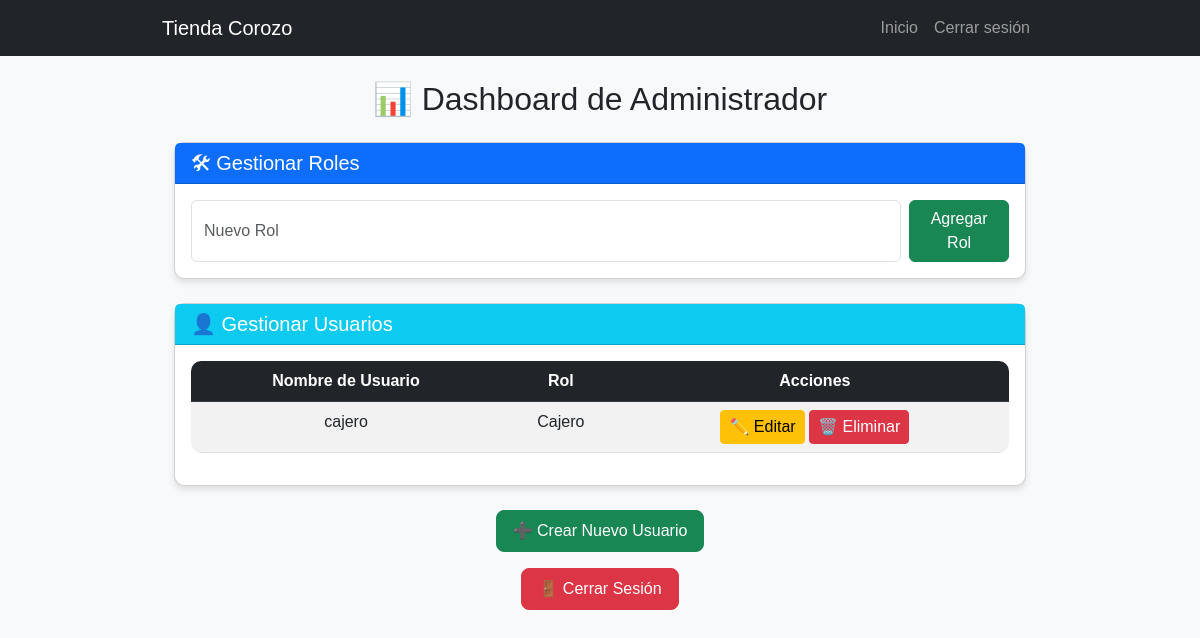
Before: /dashboard/ (signed in) with the older database file.
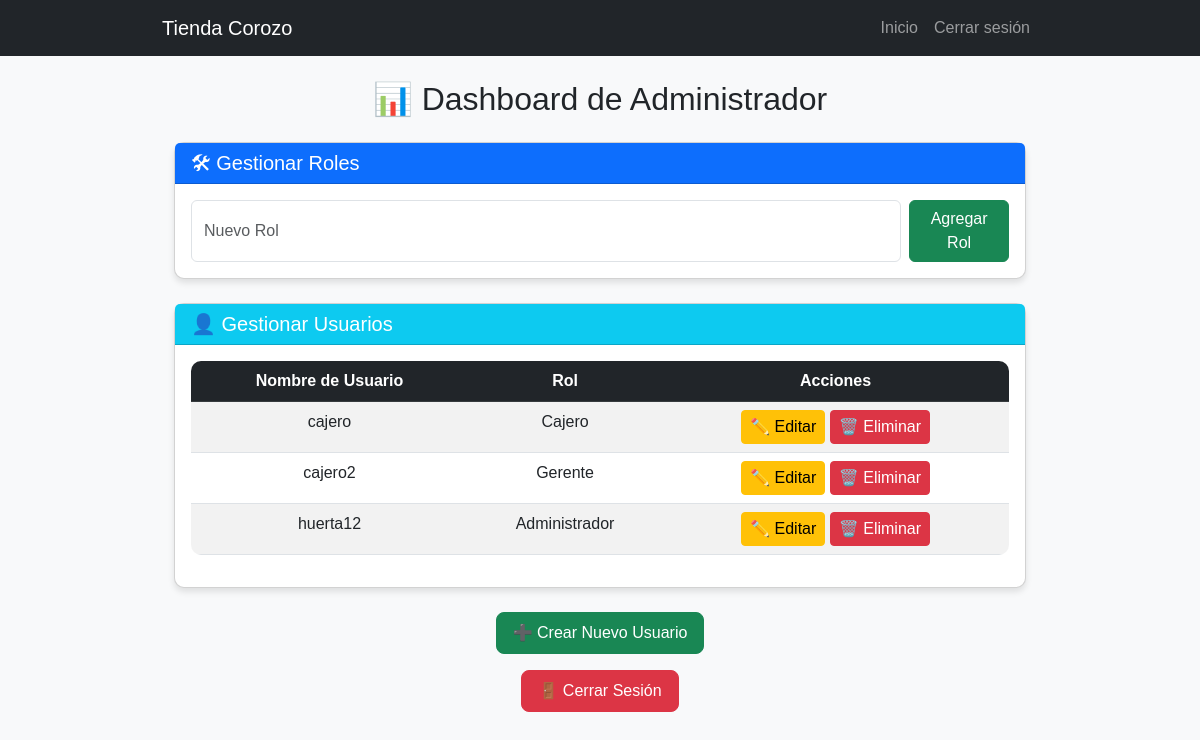
After: the same page with the newer database file.
### tasks/models.py (models this page shows, shortened)
class Usuario(models.Model):
    user = models.OneToOneField(User, on_delete=models.CASCADE)  # Usa la tabla de Django
    rol = models.ForeignKey(Rol, on_delete=models.CASCADE)

class Rol(models.Model):
    nombre_rol = models.CharField(max_length=50, unique=True)

### tasks/utils.py (the view)
    def wrapper(request, *args, **kwargs):
        if not request.user.is_superuser:
            return redirect('home')  # Redirige a home si el usuario no es superusuario
        return view_func(request, *args, **kwargs)

### tasks/context_processors.py (called while the page is built)
def rol_usuario(request):
    if request.user.is_authenticated:
        try:
            return {'user_rol': request.user.usuario.rol.nombre_rol}
        except:
            return {'user_rol': None}
    return {'user_rol': None}

### tasks/utils.py (called while the page is built)
def superuser_required(view_func):
    def wrapper(request, *args, **kwargs):
        if not request.user.is_superuser:
            return redirect('home')  # Redirige a home si el usuario no es superusuario
        return view_func(request, *args, **kwargs)
    return wrapper

### tasks/views.py (called while the page is built)
@superuser_required
def admin_dashboard(request):
    usuarios = Usuario.objects.all()
    roles = Rol.objects.all()
    return render(request, 'admin_dashboard.html', {'usuarios': usuarios, 'roles': roles})

### tasks/templates/admin_dashboard.html (shortened to what this page needs)
{% extends 'base.html' %}
{% load static %}
{% block content %}
<div class="container mt-4">
    <h2 class="text-center mb-4">📊 Dashboard de Administrador</h2>
    <div class="card mb-4">
        <div class="card-header bg-primary text-white">
            <h5 class="mb-0">🛠 Gestionar Roles</h5>
        </div>
        <div class="card-body">
            <form method="POST" class="d-flex">
                <input type="text" name="nombre_rol" class="form-control me-2" placeholder="Nuevo Rol" required>
                <button type="submit" class="btn btn-success">Agregar Rol</button>
            </form>
        </div>
    </div>
    <div class="card">
        <div class="card-header bg-info text-white">
            <h5 class="mb-0">👤 Gestionar Usuarios</h5>
        </div>
        <div class="card-body">
            <table class="table table-striped text-center">
                <thead class="table-dark">
                    <tr>
                        <th>Nombre de Usuario</th>
                        <th>Rol</th>
                        <th>Acciones</th>
                    </tr>
                </thead>
                <tbody>
                    {% for usuario in usuarios %}
                        <tr>
                            <td>{{ usuario.user.username }}</td>
                            <td>{{ usuario.rol.nombre_rol }}</td>
                            <td>
                                <a href="{% url 'edit_user' usuario.id %}" class="btn btn-warning btn-sm">✏️ Editar</a>
                                <a href="{% url 'delete_user' usuario.id %}" class="btn btn-danger btn-sm">🗑️ Eliminar</a>
                            </td>
                        </tr>
                    {% endfor %}
                </tbody>
            </table>
        </div>
    </div>
    <div class="text-center mt-4">
        <a href="{% url 'create_user' %}" class="btn btn-success btn-lg">➕ Crear Nuevo Usuario</a>
    </div>
    <div class="text-center mt-3">
        <a href="{% url 'logout' %}" class="btn btn-danger btn-lg">🚪 Cerrar Sesión</a>
    </div>
</div>
{% endblock %}

Changed rows visible on the page:
added Usuario: user.username "cajero2", rol.nombre_rol "Gerente"
added Usuario: user.username "huerta12", rol.nombre_rol "Administrador"
